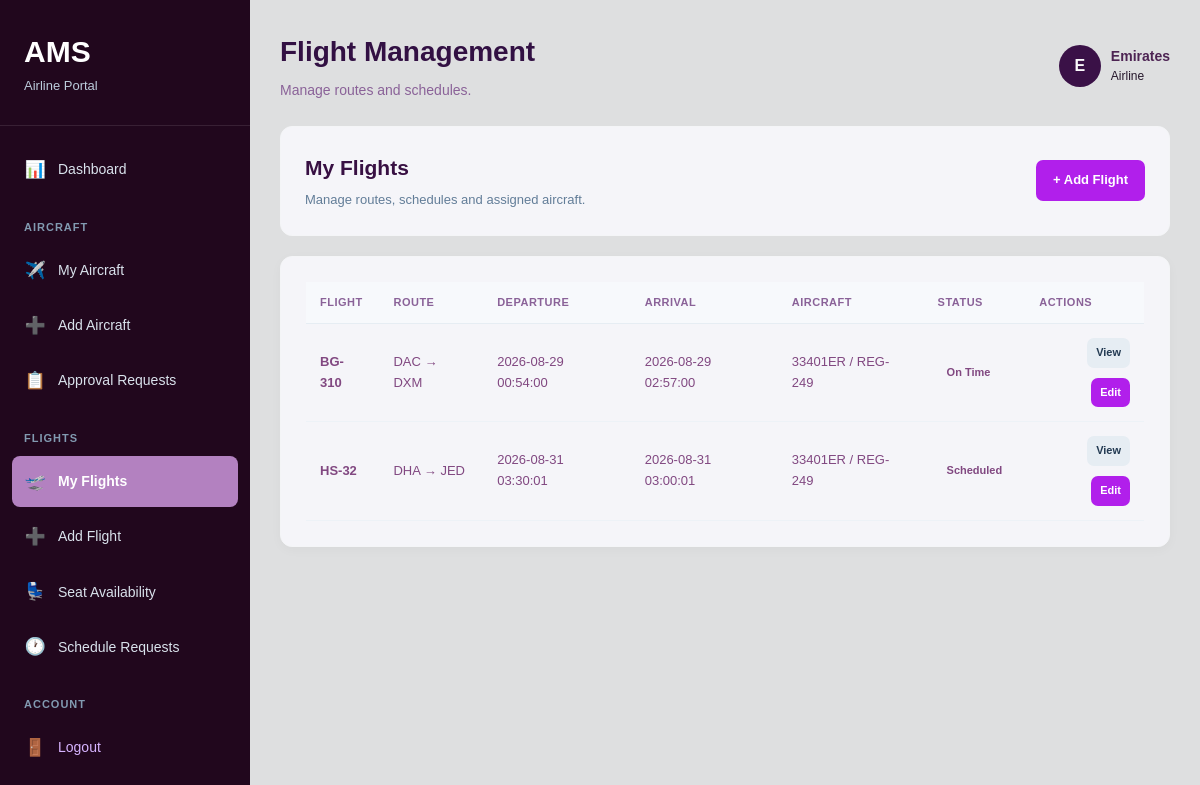
Screenshot of /airline/flight/index.php (signed in) with the database file from the repository.
### tables this page shows
CREATE TABLE `airlines` (
  `id` int(11) NOT NULL,
  `airline_name` varchar(100) NOT NULL,
  `country` varchar(100) DEFAULT NULL,
  `contact` varchar(50) DEFAULT NULL,
  `email` varchar(100) DEFAULT NULL,
  `status` varchar(20) DEFAULT 'Active',
  `created_at` timestamp NOT NULL DEFAULT current_timestamp()
);

CREATE TABLE `flights` (
  `id` int(11) NOT NULL,
  `flight_number` varchar(50) NOT NULL,
  `airplane_id` int(11) NOT NULL,
  `departure` varchar(100) NOT NULL,
  `destination` varchar(100) NOT NULL,
  `departure_time` datetime NOT NULL,
  `arrival_time` datetime NOT NULL,
  `status` varchar(50) DEFAULT 'Scheduled',
  `created_at` timestamp NOT NULL DEFAULT current_timestamp()
);

CREATE TABLE `airplanes` (
  `id` int(11) NOT NULL,
  `airline_id` int(11) DEFAULT NULL,
  `airline_name` varchar(100) NOT NULL,
  `model` varchar(100) NOT NULL,
  `manufacturer` varchar(100) DEFAULT NULL,
  `manufacturing_date` date DEFAULT NULL,
  `registration_number` varchar(100) NOT NULL,
  `capacity` int(11) NOT NULL,
  `status` varchar(50) DEFAULT 'Active',
  `created_at` timestamp NOT NULL DEFAULT current_timestamp()
);

### airline/flight/index.php (the view, shortened to what this page needs)
<?php
require_once '../../config/database.php';
$user_id = $_SESSION['user_id'];
$sql = "SELECT email FROM users WHERE id = ?";
$stmt = $conn->prepare($sql);
$stmt->bind_param("i", $user_id);
$stmt->execute();
$result = $stmt->get_result();
$user = $result->fetch_assoc();
$email = $user['email'];
$sql = "SELECT id, airline_name
        FROM airlines
        WHERE email = ?";
$stmt = $conn->prepare($sql);
$stmt->bind_param("s", $email);
$stmt->execute();
$result = $stmt->get_result();
$airline = $result->fetch_assoc();
$airline_id = $airline['id'];
$airline_name = $airline['airline_name'];
$sql = "SELECT f.*,
               a.model,
               a.registration_number
        FROM flights f
        JOIN airplanes a
        ON f.airplane_id = a.id
        WHERE a.airline_id = ?
        ORDER BY f.departure_time ASC";
$stmt = $conn->prepare($sql);
$stmt->bind_param("i", $airline_id);
$stmt->execute();
$result = $stmt->get_result();
?>
<!DOCTYPE html>
<html>
<head>
<link rel="stylesheet"
      href="../../assets/css/airline.css">
</head>
<body>
<div class="airline-container">
<div class="sidebar">
<div class="sidebar-logo">
<h2>AMS</h2>
<p>Airline Portal</p>
</div>
<nav class="sidebar-menu">
<a href="../dashboard.php"
   class="menu-item">
<span>📊</span>
Dashboard
</a>
<div class="menu-section">
<p class="menu-title">
Aircraft
</p>
<a href="../airplane/index.php"
   class="menu-item">
<span>✈️</span>
My Aircraft
</a>
<a href="../airplane/add.php"
   class="menu-item">
<span>➕</span>
Add Aircraft
</a>
<a href="../approval/index.php"
   class="menu-item">
<span>📋</span>
Approval Requests
</a>
</div>
<div class="menu-section">
<p class="menu-title">
Flights
</p>
<a href="index.php"
   class="menu-item active">
<span>🛫</span>
My Flights
</a>
<a href="add.php"
   class="menu-item">
<span>➕</span>
Add Flight
</a>
<a href="availability.php"
   class="menu-item">
<span>💺</span>
Seat Availability
</a>
<a href="schedule_request.php"
   class="menu-item">
<span>🕐</span>
Schedule Requests
</a>
</div>
<div class="menu-section">
<p class="menu-title">
Account
</p>
<a href="../../logout.php"
   class="menu-item logout-item">
<span>🚪</span>
Logout
</a>
</div>
</nav>
</div>
<div class="main-content">
<header class="topbar">
<div>
<h1>Flight Management</h1>
<p>Manage routes and schedules.</p>
</div>
<div class="user-info">
<div class="user-avatar">
<?php
echo strtoupper(
    substr($airline_name, 0, 1)
);
?>
</div>
<div>
<strong>
<?php
echo htmlspecialchars($airline_name);
?>
</strong>
<small>Airline</small>
</div>
</div>
</header>
<section class="page-header">
<div>
<h2>My Flights</h2>
<p>
Manage routes, schedules and assigned aircraft.
</p>
</div>
<a href="add.php"
   class="btn btn-primary">
+ Add Flight
</a>
</section>
<section class="content-card">
<div class="table-container">
<table class="data-table">
<thead>
<tr>
<th>Flight</th>
<th>Route</th>
<th>Departure</th>
<th>Arrival</th>
<th>Aircraft</th>
<th>Status</th>
<th>Actions</th>
</tr>
</thead>
<tbody>
<?php if ($result->num_rows > 0): ?>
<?php while ($f = $result->fetch_assoc()): ?>
<tr>
<td>
<strong>
<?php
echo htmlspecialchars(
    $f['flight_number']
);
?>
</strong>
</td>
<td>
<?php
echo htmlspecialchars(
    $f['departure']
    . " → "
    . $f['destination']
);
?>
</td>
<td>
<?php
echo htmlspecialchars(
    $f['departure_time']
);
?>
</td>
<td>
<?php
echo htmlspecialchars(
    $f['arrival_time']
);
?>
</td>
<td>
<?php
echo htmlspecialchars(
    $f['model']
    . " / "
    . $f['registration_number']
);
?>
</td>
<td>
<span class="status-badge">
<?php
echo htmlspecialchars(
    $f['status']
);
?>
</span>
</td>
<td>
<div class="table-actions">
<a
href="view.php?id=<?php echo $f['id']; ?>"
class="btn btn-small btn-secondary">
View
</a>
<a
href="edit.php?id=<?php echo $f['id']; ?>"
class="btn btn-small btn-primary">
Edit
</a>
</div>
</td>
</tr>
<?php endwhile; ?>
<?php endif; ?>
</tbody>
</table>
</div>
</section>
</div>
</div>
</body>
</html>

### assets/css/airline.css (style rules this page uses)
* { margin: 0; padding: 0; box-sizing: border-box; }
html { scroll-behavior: smooth; }
body { font-family: Arial, Helvetica, sans-serif; background: #dedfe0; color: #6b5aaa; line-height: 1.6; }
a { text-decoration: none; color: inherit; }
.sidebar { width: 250px; min-height: 100vh; background: #21071d; color: #ffffff; position: fixed; left: 0; top: 0; bottom: 0; overflow-y: auto; z-index: 1000; }
.sidebar-logo { padding: 28px 24px; border-bottom: 1px solid rgba(255, 255, 255, 0.1); }
.sidebar-logo h2 { font-size: 30px; }
.sidebar-logo p { color: #bcccdc; font-size: 13px; }
.sidebar-menu { padding: 18px 12px; }
.menu-section { margin-top: 24px; }
.menu-title { padding: 0 12px 8px; color: #829ab1; font-size: 11px; font-weight: 700; text-transform: uppercase; letter-spacing: 1px; }
.menu-item { display: flex; align-items: center; gap: 12px; padding: 12px; margin-bottom: 4px; border-radius: 8px; color: #d9e2ec; font-size: 14px; transition: .2s; }
.menu-item span { width: 22px; text-align: center; font-size: 17px; }
.menu-item.active { background: #b381c0; color: #fff; font-weight: 600; }
.logout-item { color: #d7b4ff; }
.main-content { width: calc(100% - 250px); margin-left: 250px; min-height: 100vh; padding: 30px; }
.topbar { min-height: 70px; display: flex; align-items: center; justify-content: space-between; gap: 20px; margin-bottom: 25px; }
.topbar h1 { font-size: 28px; color: #321043; margin-bottom: 4px; }
.topbar p { color: #8a6298; font-size: 14px; }
.user-info { display: flex; align-items: center; gap: 10px; }
.user-avatar { width: 42px; height: 42px; border-radius: 50%; background: #3a1147; color: #fbfbfc; display: flex; align-items: center; justify-content: center; font-weight: 700; }
.user-info strong, .user-info small { display: block; }
.user-info strong { font-size: 14px; color: #4d2453; }
.user-info small { color: #26172b; font-size: 12px; }
.stat-card, .action-card, .module-card, .content-card, .page-header { background: #f5f5f9; border: 1px solid #f4f5f7; border-radius: 12px; }
.page-header { padding: 24px; margin-bottom: 20px; display: flex; align-items: center; justify-content: space-between; gap: 20px; }
.page-header h2 { color: #381043; font-size: 21px; margin-bottom: 5px; }
.page-header p { color: #627d98; font-size: 13px; }
.content-card { padding: 25px; margin-bottom: 25px; box-shadow: 0 3px 12px rgba(0, 0, 0, .03); }
.form-actions, .table-actions { display: flex; align-items: center; justify-content: flex-end; gap: 10px; flex-wrap: wrap; }
.btn { display: inline-flex; align-items: center; justify-content: center; padding: 10px 17px; border-radius: 7px; border: none; font-size: 13px; font-weight: 600; cursor: pointer; transition: .2s; }
.btn-primary { background: #b11feb; color: #fff; }
.btn-secondary { background: #e6edf3; color: #243b53; }
.table-container { width: 100%; overflow-x: auto; }
.data-table { width: 100%; border-collapse: collapse; min-width: 750px; }
.data-table th { padding: 12px 14px; background: #f7f9fc; color: #8a6298; text-align: left; font-size: 11px; text-transform: uppercase; letter-spacing: .5px; border-bottom: 1px solid #e6edf3; }
.data-table td { padding: 14px; color: #814881; font-size: 13px; border-bottom: 1px solid #edf2f7; }
.status-badge { display: inline-flex; align-items: center; padding: 5px 9px; border-radius: 20px; font-size: 11px; font-weight: 600; }
.btn-small { padding: 6px 9px; font-size: 11px; }

### rows the page displays
airlines: airline_name "E", airline_name "Emirates"
flights: flight_number "BG-310", departure+destination "DAC → DXM", departure_time "2026-08-29 00:54:00", arrival_time "2026-08-29 02:57:00", airplane.registration_number "33401ER / REG-249", status "On Time"
flights: flight_number "HS-32", departure+destination "DHA → JED", departure_time "2026-08-31 03:30:01", arrival_time "2026-08-31 03:00:01", airplane.registration_number "33401ER / REG-249", status "Scheduled"
